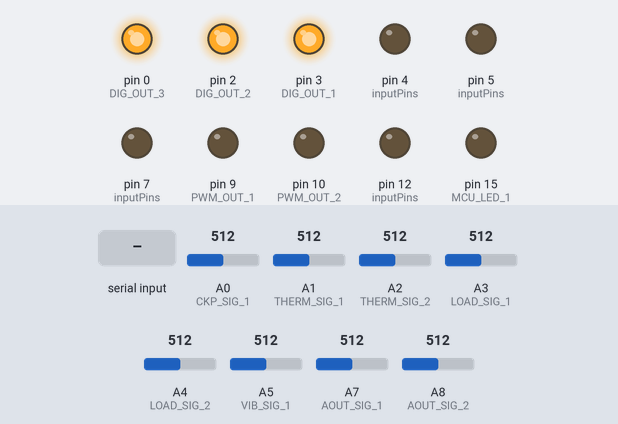
Recording of a sketch running on a simulated Arduino Leonardo, built with avr-gcc and run on an emulated ATmega32U4. On the bench: output pins drawn as LEDs (lit = HIGH). Dashed ring = blinking. The inputs (shaded band) are chosen by the test bench; at power-on: A0 (CKP_SIG_1) = 512, A1 (THERM_SIG_1) = 512, A2 (THERM_SIG_2) = 512, A3 (LOAD_SIG_1) = 512, A4 (LOAD_SIG_2) = 512, A5 (VIB_SIG_1) = 512, A7 (AOUT_SIG_1) = 512, A8 (AOUT_SIG_2) = 512. What the sketch prints to the serial monitor is not drawn.

Above: at 0.25 s.
At 0.91 s:
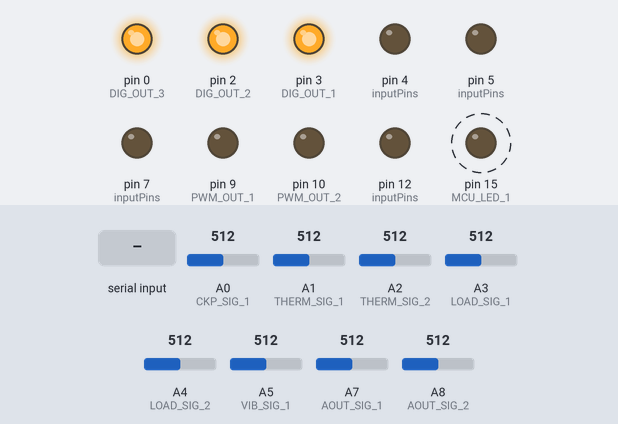
1.3 s: byte 33 (FILTER_READ_BYTE) received over Serial
Timing chart, 0 to 10.3 s (numbered marks = the images above; inputs shaded):
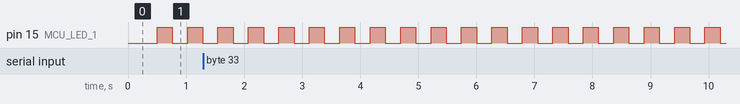

Measured:
- by itself, pin 15 (MCU_LED_1): alternates HIGH for 0.26 s and LOW for 0.26 s

The sketch:

code.ino
```cpp
//HARDWARE DEFINITIONS
//Digital Inputs
#define	CKP_CON_1                 7
#define	THERM_CON_1					      4
#define	THERM_CON_2					      12
#define	LOAD_CON_1					      5
#define	LOAD_CON_2					      13
#define	VIB_CON_1 					      11
#define DIG_IN_1  			    		  1
#define DIG_IN_2   	    				  14
#define DIG_IN_3      					  16

//Digital Outputs
#define DIG_OUT_1		              3
#define	DIG_OUT_2		           	  2
#define	DIG_OUT_3		    			    0
#define	MCU_LED_1   					    15

//Analog Inputs
#define CKP_SIG_1 					      A0
#define THERM_SIG_1					      A1
#define THERM_SIG_2					      A2
#define LOAD_SIG_1					      A3
#define LOAD_SIG_2					      A4
#define VIB_SIG_1					        A5
#define AOUT_SIG_1	  	  			  A7
#define AOUT_SIG_2  	  				  A8

//Analog Outputs
#define	PWM_OUT_1					        9
#define	PWM_OUT_2					        10

//COMMUNICATIONS DEFINITIONS
#define BAUD_RATE					        115200
#define PRINT_VERSION_BYTE        32
#define FILTER_READ_BYTE		      33
#define	ONE_READ_BYTE		          34
#define ACQ_CMD_OFF_BYTE          35
#define NULL_DIGITAL_BYTE         36
#define MAX_DIGITAL_BYTE          43
#define CH1_NULL_SPEED_BYTE		    75
#define CH1_MAX_SPEED_BYTE		    100
#define CH2_NULL_SPEED_BYTE		    101
#define CH2_MAX_SPEED_BYTE		    126

//GENERAL DEFINITIONS
#define SET							        1
#define RESET						        0

//Running Settup
#define ACQ_LED_BLINK_MS	      150
#define NUMBER_OF_SAMPLES	      100
#define SAMPLE_RATE             250

//TIMER DEFINITIONS
#define MCU_LED_BLINK_FREQ 			2
#define SAMPLE_RATE_HZ		  		10000

//GLOBAL VARS
boolean enableAcquisition = false;
boolean enableMcuLed = false;
float adcReads[] = {RESET, RESET, RESET, RESET, RESET, RESET, RESET, RESET};
int samples = RESET;
boolean state = RESET;
int inputPins[] = {CKP_CON_1, THERM_CON_1, THERM_CON_2, LOAD_CON_1, LOAD_CON_2, VIB_CON_1, DIG_IN_1, DIG_IN_2, DIG_IN_3};
int outputPins[] = {DIG_OUT_1, DIG_OUT_2, DIG_OUT_3, MCU_LED_1};

//////TIMER CONFIGURING FUNCTIONS
//Function that sets Timer 1 - PWM frequency
void configurePwmTimer() {
  TCCR1B = (TCCR1B & 0xF8) | 0x02; ///sets the frequency to 3900Hz (0x01 - 32kHz, 0x02 - 3900Hz, 0x03 - 490Hz default, 0x04 - 120Hz, 0x05 - 30Hz)
}

//Function that sets Timer 3 - Acquisition Timer
void configureAcquisitionTimer() {
  TCCR3A = 0; TCCR3B = 0; TCCR3C = 0; TCNT3 = 0; //clearing timer registers
  TCCR3B |= (1 << WGM32) | (1 << CS31) | (1 << CS30);//setting up the clock divider (clk/1);
  OCR3A = 16000000 / 64 / SAMPLE_RATE_HZ; //16MHz/64/1000kHZ //Configuring the compare value, sample rate)
  TIMSK3 |= (1 << OCIE3A); //Enable Interrupt on compare input 3A
}

//Function that sets Timer 4 - MCU LED timer
void configureMcuLedTimer() {
  TCCR4A = 0; TCCR4B = 0; TCCR4C = 0; TCCR4D = 0; TCNT4 = 0; //clearing timer registers
  TCCR4B |= (1 << CS43) | (1 << CS42) | (1 << CS41) | (1 << CS40); //setting up the clock divider (clk/16384);
  OCR4A = 488 ;//16000 / 16384 / MCU_LED_BLINK_FREQ; //16MHz/16384/2Hz=488 ~ 1.95Hz
  TIMSK4 |= (1 << OCIE4A); //Enable Interrupt on compare input 4A
}

//Timer 3 Interupt Service Routine - Acquisition
ISR(TIMER3_COMPA_vect) {
  if (enableAcquisition) {
    if (samples <= NUMBER_OF_SAMPLES) {
      //Reading Analog Inputs
      adcReads[0] += analogRead(CKP_SIG_1);
      adcReads[1] += analogRead(THERM_SIG_1);
      adcReads[2] += analogRead(THERM_SIG_2);
      adcReads[3] += analogRead(LOAD_SIG_1);
      adcReads[4] += analogRead(LOAD_SIG_2);
      adcReads[5] += analogRead(VIB_SIG_1);
      adcReads[6] += analogRead(AOUT_SIG_1);
      adcReads[7] += analogRead(AOUT_SIG_2);
      samples++;
    }
  }
}

//Timer 4 Interupt Service Routine - Acquisition
ISR(TIMER4_COMPA_vect) {
  if (enableMcuLed) {
    digitalWrite(MCU_LED_1, digitalRead(MCU_LED_1) ^ 1); // toggle MCU Led Pin
  } else {
    digitalWrite(MCU_LED_1, LOW); //Turn MCU LED on
  }
}

//Function that turns all the outputs off
void resetCommandOutput() {
  //resetting digital outputs
  digitalWrite(DIG_OUT_1, HIGH);
  digitalWrite(DIG_OUT_2, HIGH);
  digitalWrite(DIG_OUT_3, HIGH);
  //resetting analog outputs
  analogWrite(PWM_OUT_1, RESET);
  analogWrite(PWM_OUT_2, RESET);
}

//Function that prints acquisition results in serial port
void printResults(int * result) {
  for (int i = RESET; i < 8; i++) {
    Serial.print(result[i]);
    Serial.print(",");
  }

  for (int i = RESET; i < 3; i++) {
    if (digitalRead(inputPins[i])) {
      Serial.print("1");
    } else {
      Serial.print("0");
    }
    if (i<2){
      Serial.print(",");
    }else{
      Serial.println(";");
    }
  }
}

//Function that does one analogRead of each channel and prints the results to the serial port
void oneReadPrint() {
  int oneRead[] = {RESET, RESET, RESET, RESET, RESET, RESET, RESET, RESET};
  oneRead[0] = analogRead(CKP_SIG_1);
  oneRead[1] = analogRead(THERM_SIG_1);
  oneRead[2] = analogRead(THERM_SIG_2);
  oneRead[3] = analogRead(LOAD_SIG_1);
  oneRead[4] = analogRead(LOAD_SIG_2);
  oneRead[5] = analogRead(VIB_SIG_1);
  oneRead[6] = analogRead(AOUT_SIG_1);
  oneRead[7] = analogRead(AOUT_SIG_2);

  printResults(oneRead);
}

void printFwVersion(){
  Serial.println("");
  Serial.println("Braketestbench - FW Version 2.0 (28-Oct/2018)");
  Serial.println("Made by Joao Guimaraes - joaoguimaraes31@gmail.com");
  Serial.println("https://github.com/braketestbench/firmware");
  Serial.println("");
}

void setup() {
  //Initializing Serial port
  Serial.begin(BAUD_RATE);

  //Port Map
  for (int i = RESET; i < sizeof(inputPins); i++) {
    pinMode(inputPins[i], INPUT);
  }
  for (int i = RESET; i < sizeof(outputPins); i++) {
    pinMode(outputPins[i], OUTPUT);
  }
  resetCommandOutput();

  //Configuring Timers
  configurePwmTimer();
  configureAcquisitionTimer();
  configureMcuLedTimer();

  //statusLED
  enableMcuLed = true;

  //printFwVersion
  printFwVersion();
}

//Funcao loop - executada continuamente
void loop() {
  //parar o timer quando o numero de amostras for o desejado
  if (samples >= NUMBER_OF_SAMPLES) {
    enableAcquisition = false;
    enableMcuLed = true;
    TCNT3 = 0; //clearing timer count register
    static int resultAcq[sizeof(adcReads)];
    for (int counter = RESET; counter < 8; counter++) {
      resultAcq[counter] = (int)roundf((adcReads[counter] / samples));
      adcReads[counter] = RESET;
    }
    samples = RESET;
    printResults(resultAcq);
  }

  //Verificado dado da porta serial
  if (Serial.available()) {

    //Lendo o byte mais recente
    unsigned char byteRead = Serial.read();

    switch (byteRead) {

      //Recebeu comando iniciar aquisicao
      case FILTER_READ_BYTE:
        {
          if (!enableAcquisition) {
            TCNT3 = 0; //clearing timer count register
            enableAcquisition = true;
            enableMcuLed = false;
          }
        }
        break;
      case ONE_READ_BYTE:
        {
          if (!enableAcquisition) {
            oneReadPrint();
          }
        }
        break;

      case ACQ_CMD_OFF_BYTE:
        {
          resetCommandOutput();
          enableAcquisition = false;
        }
        break;

      case PRINT_VERSION_BYTE:
      {
        printFwVersion();
      }
      break;

      default:
        {
          if ((byteRead >= NULL_DIGITAL_BYTE) &&  (byteRead <= MAX_DIGITAL_BYTE)) {      //Controle dos comandos
            unsigned char command = byteRead - NULL_DIGITAL_BYTE;
            switch (command) {
              case 1:
                digitalWrite(DIG_OUT_1, LOW);
                digitalWrite(DIG_OUT_2, HIGH);
                digitalWrite(DIG_OUT_3, HIGH);
                break;

              case 2:
                digitalWrite(DIG_OUT_1, HIGH);
                digitalWrite(DIG_OUT_2, LOW);
                digitalWrite(DIG_OUT_3, HIGH);
                break;

              case 3:
                digitalWrite(DIG_OUT_1, LOW);
                digitalWrite(DIG_OUT_2, LOW);
                digitalWrite(DIG_OUT_3, HIGH);
                break;

              case 4:
                digitalWrite(DIG_OUT_1, HIGH);
                digitalWrite(DIG_OUT_2, HIGH);
                digitalWrite(DIG_OUT_3, LOW);
                break;

              case 5:
                digitalWrite(DIG_OUT_1, LOW);
                digitalWrite(DIG_OUT_2, HIGH);
                digitalWrite(DIG_OUT_3, LOW);
                break;

              case 6:
                digitalWrite(DIG_OUT_1, HIGH);
                digitalWrite(DIG_OUT_2, LOW);
                digitalWrite(DIG_OUT_3, LOW);
                break;

              case 7:
                digitalWrite(DIG_OUT_1, LOW);
                digitalWrite(DIG_OUT_2, LOW);
                digitalWrite(DIG_OUT_3, LOW);
                break;

              default: //NULL_DIGITAL_BYTE COMMAND RECEIVED
                digitalWrite(DIG_OUT_1, HIGH);
                digitalWrite(DIG_OUT_2, HIGH);
                digitalWrite(DIG_OUT_3, HIGH);
                break;

            }

          }
          if ((byteRead >= CH1_NULL_SPEED_BYTE) &&  (byteRead <= CH1_MAX_SPEED_BYTE)) {
            analogWrite(PWM_OUT_1, (255 * (byteRead - CH1_NULL_SPEED_BYTE) / (CH1_MAX_SPEED_BYTE - CH1_NULL_SPEED_BYTE)));
          }

          if ((byteRead >= CH2_NULL_SPEED_BYTE) &&  (byteRead <= CH2_MAX_SPEED_BYTE)) {
            analogWrite(PWM_OUT_2, (255 * (byteRead - CH2_NULL_SPEED_BYTE) / (CH2_MAX_SPEED_BYTE - CH2_NULL_SPEED_BYTE)));
          }

          break;
        }
    }
  }
}
```
